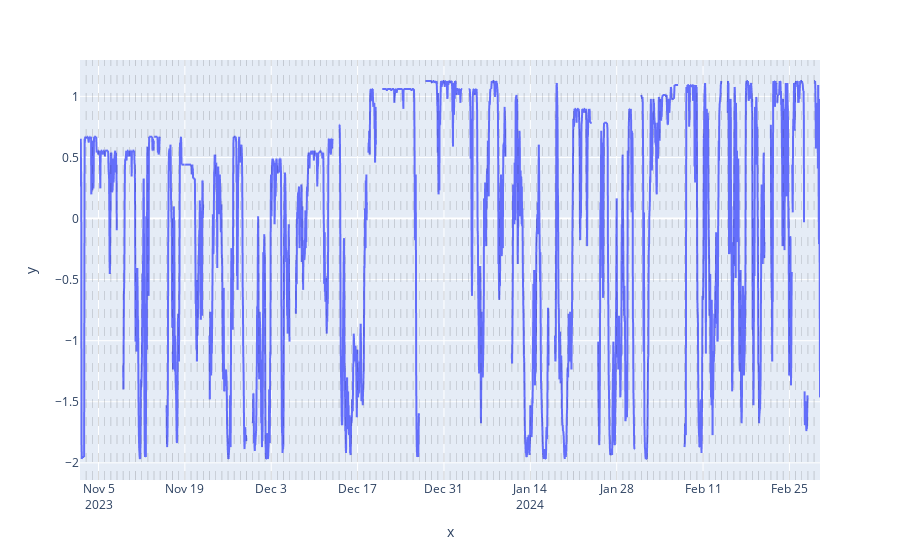

Notebook code cell kept with this figure:
### Code cell
# Instanciate the NormalScaler
norm_scaler = NormalScaler()

# Fit and normalize
gen_data_dt_norm = norm_scaler.fit_transform(gen_data_dt_peeled)

# Plot
plot_time_serie(gen_data_dt_norm,
                "",
                "value",
                dt_index = True)

### Figure 1 — Plotly figure (JSON) as saved in the notebook; plotly's stock layout.template omitted (floating-point values rounded to 4 significant figures; data arrays with more than 128 entries replaced by an {"elided": "..."} marker saying what was removed)
{"data": [{"hovertemplate": "x=%{x}<br>y=%{y}<extra></extra>", "legendgroup": "", "line": {"color": "#636efa", "dash": "solid"}, "marker": {"symbol": "circle"}, "mode": "lines", "name": "", "showlegend": false, "type": "scattergl", "x": {"elided": "2880 str values"}, "xaxis": "x", "y": {"elided": "2880 float values"}, "yaxis": "y"}], "layout": {"legend": {"tracegroupgap": 0}, "margin": {"t": 60}, "shapes": [{"line": {"color": "black", "dash": "dash", "width": 0.5}, "opacity": 0.3, "type": "line", "x0": "2023-11-03T00:00:00", "x1": "2023-11-03T00:00:00", "xref": "x", "y0": 0, "y1": 1, "yref": "y domain"}, {"line": {"color": "black", "dash": "dash", "width": 0.5}, "opacity": 0.3, "type": "line", "x0": "2023-11-04T00:00:00", "x1": "2023-11-04T00:00:00", "xref": "x", "y0": 0, "y1": 1, "yref": "y domain"}, {"line": {"color": "black", "dash": "dash", "width": 0.5}, "opacity": 0.3, "type": "line", "x0": "2023-11-05T00:00:00", "x1": "2023-11-05T00:00:00", "xref": "x", "y0": 0, "y1": 1, "yref": "y domain"}, {"line": {"color": "black", "dash": "dash", "width": 0.5}, "opacity": 0.3, "type": "line", "x0": "2023-11-06T00:00:00", "x1": "2023-11-06T00:00:00", "xref": "x", "y0": 0, "y1": 1, "yref": "y domain"}, {"line": {"color": "black", "dash": "dash", "width": 0.5}, "opacity": 0.3, "type": "line", "x0": "2023-11-07T00:00:00", "x1": "2023-11-07T00:00:00", "xref": "x", "y0": 0, "y1": 1, "yref": "y domain"}, {"line": {"color": "black", "dash": "dash", "width": 0.5}, "opacity": 0.3, "type": "line", "x0": "2023-11-08T00:00:00", "x1": "2023-11-08T00:00:00", "xref": "x", "y0": 0, "y1": 1, "yref": "y domain"}, {"line": {"color": "black", "dash": "dash", "width": 0.5}, "opacity": 0.3, "type": "line", "x0": "2023-11-09T00:00:00", "x1": "2023-11-09T00:00:00", "xref": "x", "y0": 0, "y1": 1, "yref": "y domain"}, {"line": {"color": "black", "dash": "dash", "width": 0.5}, "opacity": 0.3, "type": "line", "x0": "2023-11-10T00:00:00", "x1": "2023-11-10T00:00:00", "xref": "x", "y0": 0, "y1": 1, "yref": "y domain"}, {"line": {"color": "black", "dash": "dash", "width": 0.5}, "opacity": 0.3, "type": "line", "x0": "2023-11-11T00:00:00", "x1": "2023-11-11T00:00:00", "xref": "x", "y0": 0, "y1": 1, "yref": "y domain"}, {"line": {"color": "black", "dash": "dash", "width": 0.5}, "opacity": 0.3, "type": "line", "x0": "2023-11-12T00:00:00", "x1": "2023-11-12T00:00:00", "xref": "x", "y0": 0, "y1": 1, "yref": "y domain"}, {"line": {"color": "black", "dash": "dash", "width": 0.5}, "opacity": 0.3, "type": "line", "x0": "2023-11-13T00:00:00", "x1": "2023-11-13T00:00:00", "xref": "x", "y0": 0, "y1": 1, "yref": "y domain"}, {"line": {"color": "black", "dash": "dash", "width": 0.5}, "opacity": 0.3, "type": "line", "x0": "2023-11-14T00:00:00", "x1": "2023-11-14T00:00:00", "xref": "x", "y0": 0, "y1": 1, "yref": "y domain"}, {"line": {"color": "black", "dash": "dash", "width": 0.5}, "opacity": 0.3, "type": "line", "x0": "2023-11-15T00:00:00", "x1": "2023-11-15T00:00:00", "xref": "x", "y0": 0, "y1": 1, "yref": "y domain"}, {"line": {"color": "black", "dash": "dash", "width": 0.5}, "opacity": 0.3, "type": "line", "x0": "2023-11-16T00:00:00", "x1": "2023-11-16T00:00:00", "xref": "x", "y0": 0, "y1": 1, "yref": "y domain"}, {"line": {"color": "black", "dash": "dash", "width": 0.5}, "opacity": 0.3, "type": "line", "x0": "2023-11-17T00:00:00", "x1": "2023-11-17T00:00:00", "xref": "x", "y0": 0, "y1": 1, "yref": "y domain"}, {"line": {"color": "black", "dash": "dash", "width": 0.5}, "opacity": 0.3, "type": "line", "x0": "2023-11-18T00:00:00", "x1": "2023-11-18T00:00:00", "xref": "x", "y0": 0, "y1": 1, "yref": "y domain"}, {"line": {"color": "black", "dash": "dash", "width": 0.5}, "opacity": 0.3, "type": "line", "x0": "2023-11-19T00:00:00", "x1": "2023-11-19T00:00:00", "xref": "x", "y0": 0, "y1": 1, "yref": "y domain"}, {"line": {"color": "black", "dash": "dash", "width": 0.5}, "opacity": 0.3, "type": "line", "x0": "2023-11-20T00:00:00", "x1": "2023-11-20T00:00:00", "xref": "x", "y0": 0, "y1": 1, "yref": "y domain"}, {"line": {"color": "black", "dash": "dash", "width": 0.5}, "opacity": 0.3, "type": "line", "x0": "2023-11-21T00:00:00", "x1": "2023-11-21T00:00:00", "xref": "x", "y0": 0, "y1": 1, "yref": "y domain"}, {"line": {"color": "black", "dash": "dash", "width": 0.5}, "opacity": 0.3, "type": "line", "x0": "2023-11-22T00:00:00", "x1": "2023-11-22T00:00:00", "xref": "x", "y0": 0, "y1": 1, "yref": "y domain"}, {"line": {"color": "black", "dash": "dash", "width": 0.5}, "opacity": 0.3, "type": "line", "x0": "2023-11-23T00:00:00", "x1": "2023-11-23T00:00:00", "xref": "x", "y0": 0, "y1": 1, "yref": "y domain"}, {"line": {"color": "black", "dash": "dash", "width": 0.5}, "opacity": 0.3, "type": "line", "x0": "2023-11-24T00:00:00", "x1": "2023-11-24T00:00:00", "xref": "x", "y0": 0, "y1": 1, "yref": "y domain"}, {"line": {"color": "black", "dash": "dash", "width": 0.5}, "opacity": 0.3, "type": "line", "x0": "2023-11-25T00:00:00", "x1": "2023-11-25T00:00:00", "xref": "x", "y0": 0, "y1": 1, "yref": "y domain"}, {"line": {"color": "black", "dash": "dash", "width": 0.5}, "opacity": 0.3, "type": "line", "x0": "2023-11-26T00:00:00", "x1": "2023-11-26T00:00:00", "xref": "x", "y0": 0, "y1": 1, "yref": "y domain"}, {"line": {"color": "black", "dash": "dash", "width": 0.5}, "opacity": 0.3, "type": "line", "x0": "2023-11-27T00:00:00", "x1": "2023-11-27T00:00:00", "xref": "x", "y0": 0, "y1": 1, "yref": "y domain"}, {"line": {"color": "black", "dash": "dash", "width": 0.5}, "opacity": 0.3, "type": "line", "x0": "2023-11-28T00:00:00", "x1": "2023-11-28T00:00:00", "xref": "x", "y0": 0, "y1": 1, "yref": "y domain"}, {"line": {"color": "black", "dash": "dash", "width": 0.5}, "opacity": 0.3, "type": "line", "x0": "2023-11-29T00:00:00", "x1": "2023-11-29T00:00:00", "xref": "x", "y0": 0, "y1": 1, "yref": "y domain"}, {"line": {"color": "black", "dash": "dash", "width": 0.5}, "opacity": 0.3, "type": "line", "x0": "2023-11-30T00:00:00", "x1": "2023-11-30T00:00:00", "xref": "x", "y0": 0, "y1": 1, "yref": "y domain"}, {"line": {"color": "black", "dash": "dash", "width": 0.5}, "opacity": 0.3, "type": "line", "x0": "2023-12-01T00:00:00", "x1": "2023-12-01T00:00:00", "xref": "x", "y0": 0, "y1": 1, "yref": "y domain"}, {"line": {"color": "black", "dash": "dash", "width": 0.5}, "opacity": 0.3, "type": "line", "x0": "2023-12-02T00:00:00", "x1": "2023-12-02T00:00:00", "xref": "x", "y0": 0, "y1": 1, "yref": "y domain"}, {"line": {"color": "black", "dash": "dash", "width": 0.5}, "opacity": 0.3, "type": "line", "x0": "2023-12-03T00:00:00", "x1": "2023-12-03T00:00:00", "xref": "x", "y0": 0, "y1": 1, "yref": "y domain"}, {"line": {"color": "black", "dash": "dash", "width": 0.5}, "opacity": 0.3, "type": "line", "x0": "2023-12-04T00:00:00", "x1": "2023-12-04T00:00:00", "xref": "x", "y0": 0, "y1": 1, "yref": "y domain"}, {"line": {"color": "black", "dash": "dash", "width": 0.5}, "opacity": 0.3, "type": "line", "x0": "2023-12-05T00:00:00", "x1": "2023-12-05T00:00:00", "xref": "x", "y0": 0, "y1": 1, "yref": "y domain"}, {"line": {"color": "black", "dash": "dash", "width": 0.5}, "opacity": 0.3, "type": "line", "x0": "2023-12-06T00:00:00", "x1": "2023-12-06T00:00:00", "xref": "x", "y0": 0, "y1": 1, "yref": "y domain"}, {"line": {"color": "black", "dash": "dash", "width": 0.5}, "opacity": 0.3, "type": "line", "x0": "2023-12-07T00:00:00", "x1": "2023-12-07T00:00:00", "xref": "x", "y0": 0, "y1": 1, "yref": "y domain"}, {"line": {"color": "black", "dash": "dash", "width": 0.5}, "opacity": 0.3, "type": "line", "x0": "2023-12-08T00:00:00", "x1": "2023-12-08T00:00:00", "xref": "x", "y0": 0, "y1": 1, "yref": "y domain"}, {"line": {"color": "black", "dash": "dash", "width": 0.5}, "opacity": 0.3, "type": "line", "x0": "2023-12-09T00:00:00", "x1": "2023-12-09T00:00:00", "xref": "x", "y0": 0, "y1": 1, "yref": "y domain"}, {"line": {"color": "black", "dash": "dash", "width": 0.5}, "opacity": 0.3, "type": "line", "x0": "2023-12-10T00:00:00", "x1": "2023-12-10T00:00:00", "xref": "x", "y0": 0, "y1": 1, "yref": "y domain"}, {"line": {"color": "black", "dash": "dash", "width": 0.5}, "opacity": 0.3, "type": "line", "x0": "2023-12-11T00:00:00", "x1": "2023-12-11T00:00:00", "xref": "x", "y0": 0, "y1": 1, "yref": "y domain"}, {"line": {"color": "black", "dash": "dash", "width": 0.5}, "opacity": 0.3, "type": "line", "x0": "2023-12-12T00:00:00", "x1": "2023-12-12T00:00:00", "xref": "x", "y0": 0, "y1": 1, "yref": "y domain"}, {"line": {"color": "black", "dash": "dash", "width": 0.5}, "opacity": 0.3, "type": "line", "x0": "2023-12-13T00:00:00", "x1": "2023-12-13T00:00:00", "xref": "x", "y0": 0, "y1": 1, "yref": "y domain"}, {"line": {"color": "black", "dash": "dash", "width": 0.5}, "opacity": 0.3, "type": "line", "x0": "2023-12-14T00:00:00", "x1": "2023-12-14T00:00:00", "xref": "x", "y0": 0, "y1": 1, "yref": "y domain"}, {"line": {"color": "black", "dash": "dash", "width": 0.5}, "opacity": 0.3, "type": "line", "x0": "2023-12-15T00:00:00", "x1": "2023-12-15T00:00:00", "xref": "x", "y0": 0, "y1": 1, "yref": "y domain"}, {"line": {"color": "black", "dash": "dash", "width": 0.5}, "opacity": 0.3, "type": "line", "x0": "2023-12-16T00:00:00", "x1": "2023-12-16T00:00:00", "xref": "x", "y0": 0, "y1": 1, "yref": "y domain"}, {"line": {"color": "black", "dash": "dash", "width": 0.5}, "opacity": 0.3, "type": "line", "x0": "2023-12-17T00:00:00", "x1": "2023-12-17T00:00:00", "xref": "x", "y0": 0, "y1": 1, "yref": "y domain"}, {"line": {"color": "black", "dash": "dash", "width": 0.5}, "opacity": 0.3, "type": "line", "x0": "2023-12-18T00:00:00", "x1": "2023-12-18T00:00:00", "xref": "x", "y0": 0, "y1": 1, "yref": "y domain"}, {"line": {"color": "black", "dash": "dash", "width": 0.5}, "opacity": 0.3, "type": "line", "x0": "2023-12-19T00:00:00", "x1": "2023-12-19T00:00:00", "xref": "x", "y0": 0, "y1": 1, "yref": "y domain"}, {"line": {"color": "black", "dash": "dash", "width": 0.5}, "opacity": 0.3, "type": "line", "x0": "2023-12-20T00:00:00", "x1": "2023-12-20T00:00:00", "xref": "x", "y0": 0, "y1": 1, "yref": "y domain"}, {"line": {"color": "black", "dash": "dash", "width": 0.5}, "opacity": 0.3, "type": "line", "x0": "2023-12-21T00:00:00", "x1": "2023-12-21T00:00:00", "xref": "x", "y0": 0, "y1": 1, "yref": "y domain"}, {"line": {"color": "black", "dash": "dash", "width": 0.5}, "opacity": 0.3, "type": "line", "x0": "2023-12-22T00:00:00", "x1": "2023-12-22T00:00:00", "xref": "x", "y0": 0, "y1": 1, "yref": "y domain"}, {"line": {"color": "black", "dash": "dash", "width": 0.5}, "opacity": 0.3, "type": "line", "x0": "2023-12-23T00:00:00", "x1": "2023-12-23T00:00:00", "xref": "x", "y0": 0, "y1": 1, "yref": "y domain"}, {"line": {"color": "black", "dash": "dash", "width": 0.5}, "opacity": 0.3, "type": "line", "x0": "2023-12-24T00:00:00", "x1": "2023-12-24T00:00:00", "xref": "x", "y0": 0, "y1": 1, "yref": "y domain"}, {"line": {"color": "black", "dash": "dash", "width": 0.5}, "opacity": 0.3, "type": "line", "x0": "2023-12-25T00:00:00", "x1": "2023-12-25T00:00:00", "xref": "x", "y0": 0, "y1": 1, "yref": "y domain"}, {"line": {"color": "black", "dash": "dash", "width": 0.5}, "opacity": 0.3, "type": "line", "x0": "2023-12-26T00:00:00", "x1": "2023-12-26T00:00:00", "xref": "x", "y0": 0, "y1": 1, "yref": "y domain"}, {"line": {"color": "black", "dash": "dash", "width": 0.5}, "opacity": 0.3, "type": "line", "x0": "2023-12-27T00:00:00", "x1": "2023-12-27T00:00:00", "xref": "x", "y0": 0, "y1": 1, "yref": "y domain"}, {"line": {"color": "black", "dash": "dash", "width": 0.5}, "opacity": 0.3, "type": "line", "x0": "2023-12-28T00:00:00", "x1": "2023-12-28T00:00:00", "xref": "x", "y0": 0, "y1": 1, "yref": "y domain"}, {"line": {"color": "black", "dash": "dash", "width": 0.5}, "opacity": 0.3, "type": "line", "x0": "2023-12-29T00:00:00", "x1": "2023-12-29T00:00:00", "xref": "x", "y0": 0, "y1": 1, "yref": "y domain"}, {"line": {"color": "black", "dash": "dash", "width": 0.5}, "opacity": 0.3, "type": "line", "x0": "2023-12-30T00:00:00", "x1": "2023-12-30T00:00:00", "xref": "x", "y0": 0, "y1": 1, "yref": "y domain"}, {"line": {"color": "black", "dash": "dash", "width": 0.5}, "opacity": 0.3, "type": "line", "x0": "2023-12-31T00:00:00", "x1": "2023-12-31T00:00:00", "xref": "x", "y0": 0, "y1": 1, "yref": "y domain"}, {"line": {"color": "black", "dash": "dash", "width": 0.5}, "opacity": 0.3, "type": "line", "x0": "2024-01-01T00:00:00", "x1": "2024-01-01T00:00:00", "xref": "x", "y0": 0, "y1": 1, "yref": "y domain"}, {"line": {"color": "black", "dash": "dash", "width": 0.5}, "opacity": 0.3, "type": "line", "x0": "2024-01-02T00:00:00", "x1": "2024-01-02T00:00:00", "xref": "x", "y0": 0, "y1": 1, "yref": "y domain"}, {"line": {"color": "black", "dash": "dash", "width": 0.5}, "opacity": 0.3, "type": "line", "x0": "2024-01-03T00:00:00", "x1": "2024-01-03T00:00:00", "xref": "x", "y0": 0, "y1": 1, "yref": "y domain"}, {"line": {"color": "black", "dash": "dash", "width": 0.5}, "opacity": 0.3, "type": "line", "x0": "2024-01-04T00:00:00", "x1": "2024-01-04T00:00:00", "xref": "x", "y0": 0, "y1": 1, "yref": "y domain"}, {"line": {"color": "black", "dash": "dash", "width": 0.5}, "opacity": 0.3, "type": "line", "x0": "2024-01-05T00:00:00", "x1": "2024-01-05T00:00:00", "xref": "x", "y0": 0, "y1": 1, "yref": "y domain"}, {"line": {"color": "black", "dash": "dash", "width": 0.5}, "opacity": 0.3, "type": "line", "x0": "2024-01-06T00:00:00", "x1": "2024-01-06T00:00:00", "xref": "x", "y0": 0, "y1": 1, "yref": "y domain"}, {"line": {"color": "black", "dash": "dash", "width": 0.5}, "opacity": 0.3, "type": "line", "x0": "2024-01-07T00:00:00", "x1": "2024-01-07T00:00:00", "xref": "x", "y0": 0, "y1": 1, "yref": "y domain"}, {"line": {"color": "black", "dash": "dash", "width": 0.5}, "opacity": 0.3, "type": "line", "x0": "2024-01-08T00:00:00", "x1": "2024-01-08T00:00:00", "xref": "x", "y0": 0, "y1": 1, "yref": "y domain"}, {"line": {"color": "black", "dash": "dash", "width": 0.5}, "opacity": 0.3, "type": "line", "x0": "2024-01-09T00:00:00", "x1": "2024-01-09T00:00:00", "xref": "x", "y0": 0, "y1": 1, "yref": "y domain"}, {"line": {"color": "black", "dash": "dash", "width": 0.5}, "opacity": 0.3, "type": "line", "x0": "2024-01-10T00:00:00", "x1": "2024-01-10T00:00:00", "xref": "x", "y0": 0, "y1": 1, "yref": "y domain"}, {"line": {"color": "black", "dash": "dash", "width": 0.5}, "opacity": 0.3, "type": "line", "x0": "2024-01-11T00:00:00", "x1": "2024-01-11T00:00:00", "xref": "x", "y0": 0, "y1": 1, "yref": "y domain"}, {"line": {"color": "black", "dash": "dash", "width": 0.5}, "opacity": 0.3, "type": "line", "x0": "2024-01-12T00:00:00", "x1": "2024-01-12T00:00:00", "xref": "x", "y0": 0, "y1": 1, "yref": "y domain"}, {"line": {"color": "black", "dash": "dash", "width": 0.5}, "opacity": 0.3, "type": "line", "x0": "2024-01-13T00:00:00", "x1": "2024-01-13T00:00:00", "xref": "x", "y0": 0, "y1": 1, "yref": "y domain"}, {"line": {"color": "black", "dash": "dash", "width": 0.5}, "opacity": 0.3, "type": "line", "x0": "2024-01-14T00:00:00", "x1": "2024-01-14T00:00:00", "xref": "x", "y0": 0, "y1": 1, "yref": "y domain"}, {"line": {"color": "black", "dash": "dash", "width": 0.5}, "opacity": 0.3, "type": "line", "x0": "2024-01-15T00:00:00", "x1": "2024-01-15T00:00:00", "xref": "x", "y0": 0, "y1": 1, "yref": "y domain"}, {"line": {"color": "black", "dash": "dash", "width": 0.5}, "opacity": 0.3, "type": "line", "x0": "2024-01-16T00:00:00", "x1": "2024-01-16T00:00:00", "xref": "x", "y0": 0, "y1": 1, "yref": "y domain"}, {"line": {"color": "black", "dash": "dash", "width": 0.5}, "opacity": 0.3, "type": "line", "x0": "2024-01-17T00:00:00", "x1": "2024-01-17T00:00:00", "xref": "x", "y0": 0, "y1": 1, "yref": "y domain"}, {"line": {"color": "black", "dash": "dash", "width": 0.5}, "opacity": 0.3, "type": "line", "x0": "2024-01-18T00:00:00", "x1": "2024-01-18T00:00:00", "xref": "x", "y0": 0, "y1": 1, "yref": "y domain"}, {"line": {"color": "black", "dash": "dash", "width": 0.5}, "opacity": 0.3, "type": "line", "x0": "2024-01-19T00:00:00", "x1": "2024-01-19T00:00:00", "xref": "x", "y0": 0, "y1": 1, "yref": "y domain"}, {"line": {"color": "black", "dash": "dash", "width": 0.5}, "opacity": 0.3, "type": "line", "x0": "2024-01-20T00:00:00", "x1": "2024-01-20T00:00:00", "xref": "x", "y0": 0, "y1": 1, "yref": "y domain"}, {"line": {"color": "black", "dash": "dash", "width": 0.5}, "opacity": 0.3, "type": "line", "x0": "2024-01-21T00:00:00", "x1": "2024-01-21T00:00:00", "xref": "x", "y0": 0, "y1": 1, "yref": "y domain"}, {"line": {"color": "black", "dash": "dash", "width": 0.5}, "opacity": 0.3, "type": "line", "x0": "2024-01-22T00:00:00", "x1": "2024-01-22T00:00:00", "xref": "x", "y0": 0, "y1": 1, "yref": "y domain"}, {"line": {"color": "black", "dash": "dash", "width": 0.5}, "opacity": 0.3, "type": "line", "x0": "2024-01-23T00:00:00", "x1": "2024-01-23T00:00:00", "xref": "x", "y0": 0, "y1": 1, "yref": "y domain"}, {"line": {"color": "black", "dash": "dash", "width": 0.5}, "opacity": 0.3, "type": "line", "x0": "2024-01-24T00:00:00", "x1": "2024-01-24T00:00:00", "xref": "x", "y0": 0, "y1": 1, "yref": "y domain"}, {"line": {"color": "black", "dash": "dash", "width": 0.5}, "opacity": 0.3, "type": "line", "x0": "2024-01-25T00:00:00", "x1": "2024-01-25T00:00:00", "xref": "x", "y0": 0, "y1": 1, "yref": "y domain"}, {"line": {"color": "black", "dash": "dash", "width": 0.5}, "opacity": 0.3, "type": "line", "x0": "2024-01-26T00:00:00", "x1": "2024-01-26T00:00:00", "xref": "x", "y0": 0, "y1": 1, "yref": "y domain"}, {"line": {"color": "black", "dash": "dash", "width": 0.5}, "opacity": 0.3, "type": "line", "x0": "2024-01-27T00:00:00", "x1": "2024-01-27T00:00:00", "xref": "x", "y0": 0, "y1": 1, "yref": "y domain"}, {"line": {"color": "black", "dash": "dash", "width": 0.5}, "opacity": 0.3, "type": "line", "x0": "2024-01-28T00:00:00", "x1": "2024-01-28T00:00:00", "xref": "x", "y0": 0, "y1": 1, "yref": "y domain"}, {"line": {"color": "black", "dash": "dash", "width": 0.5}, "opacity": 0.3, "type": "line", "x0": "2024-01-29T00:00:00", "x1": "2024-01-29T00:00:00", "xref": "x", "y0": 0, "y1": 1, "yref": "y domain"}, {"line": {"color": "black", "dash": "dash", "width": 0.5}, "opacity": 0.3, "type": "line", "x0": "2024-01-30T00:00:00", "x1": "2024-01-30T00:00:00", "xref": "x", "y0": 0, "y1": 1, "yref": "y domain"}, {"line": {"color": "black", "dash": "dash", "width": 0.5}, "opacity": 0.3, "type": "line", "x0": "2024-01-31T00:00:00", "x1": "2024-01-31T00:00:00", "xref": "x", "y0": 0, "y1": 1, "yref": "y domain"}, {"line": {"color": "black", "dash": "dash", "width": 0.5}, "opacity": 0.3, "type": "line", "x0": "2024-02-01T00:00:00", "x1": "2024-02-01T00:00:00", "xref": "x", "y0": 0, "y1": 1, "yref": "y domain"}, {"line": {"color": "black", "dash": "dash", "width": 0.5}, "opacity": 0.3, "type": "line", "x0": "2024-02-02T00:00:00", "x1": "2024-02-02T00:00:00", "xref": "x", "y0": 0, "y1": 1, "yref": "y domain"}, {"line": {"color": "black", "dash": "dash", "width": 0.5}, "opacity": 0.3, "type": "line", "x0": "2024-02-03T00:00:00", "x1": "2024-02-03T00:00:00", "xref": "x", "y0": 0, "y1": 1, "yref": "y domain"}, {"line": {"color": "black", "dash": "dash", "width": 0.5}, "opacity": 0.3, "type": "line", "x0": "2024-02-04T00:00:00", "x1": "2024-02-04T00:00:00", "xref": "x", "y0": 0, "y1": 1, "yref": "y domain"}, {"line": {"color": "black", "dash": "dash", "width": 0.5}, "opacity": 0.3, "type": "line", "x0": "2024-02-05T00:00:00", "x1": "2024-02-05T00:00:00", "xref": "x", "y0": 0, "y1": 1, "yref": "y domain"}, {"line": {"color": "black", "dash": "dash", "width": 0.5}, "opacity": 0.3, "type": "line", "x0": "2024-02-06T00:00:00", "x1": "2024-02-06T00:00:00", "xref": "x", "y0": 0, "y1": 1, "yref": "y domain"}, {"line": {"color": "black", "dash": "dash", "width": 0.5}, "opacity": 0.3, "type": "line", "x0": "2024-02-07T00:00:00", "x1": "2024-02-07T00:00:00", "xref": "x", "y0": 0, "y1": 1, "yref": "y domain"}, {"line": {"color": "black", "dash": "dash", "width": 0.5}, "opacity": 0.3, "type": "line", "x0": "2024-02-08T00:00:00", "x1": "2024-02-08T00:00:00", "xref": "x", "y0": 0, "y1": 1, "yref": "y domain"}, {"line": {"color": "black", "dash": "dash", "width": 0.5}, "opacity": 0.3, "type": "line", "x0": "2024-02-09T00:00:00", "x1": "2024-02-09T00:00:00", "xref": "x", "y0": 0, "y1": 1, "yref": "y domain"}, {"line": {"color": "black", "dash": "dash", "width": 0.5}, "opacity": 0.3, "type": "line", "x0": "2024-02-10T00:00:00", "x1": "2024-02-10T00:00:00", "xref": "x", "y0": 0, "y1": 1, "yref": "y domain"}, {"line": {"color": "black", "dash": "dash", "width": 0.5}, "opacity": 0.3, "type": "line", "x0": "2024-02-11T00:00:00", "x1": "2024-02-11T00:00:00", "xref": "x", "y0": 0, "y1": 1, "yref": "y domain"}, {"line": {"color": "black", "dash": "dash", "width": 0.5}, "opacity": 0.3, "type": "line", "x0": "2024-02-12T00:00:00", "x1": "2024-02-12T00:00:00", "xref": "x", "y0": 0, "y1": 1, "yref": "y domain"}, {"line": {"color": "black", "dash": "dash", "width": 0.5}, "opacity": 0.3, "type": "line", "x0": "2024-02-13T00:00:00", "x1": "2024-02-13T00:00:00", "xref": "x", "y0": 0, "y1": 1, "yref": "y domain"}, {"line": {"color": "black", "dash": "dash", "width": 0.5}, "opacity": 0.3, "type": "line", "x0": "2024-02-14T00:00:00", "x1": "2024-02-14T00:00:00", "xref": "x", "y0": 0, "y1": 1, "yref": "y domain"}, {"line": {"color": "black", "dash": "dash", "width": 0.5}, "opacity": 0.3, "type": "line", "x0": "2024-02-15T00:00:00", "x1": "2024-02-15T00:00:00", "xref": "x", "y0": 0, "y1": 1, "yref": "y domain"}, {"line": {"color": "black", "dash": "dash", "width": 0.5}, "opacity": 0.3, "type": "line", "x0": "2024-02-16T00:00:00", "x1": "2024-02-16T00:00:00", "xref": "x", "y0": 0, "y1": 1, "yref": "y domain"}, {"line": {"color": "black", "dash": "dash", "width": 0.5}, "opacity": 0.3, "type": "line", "x0": "2024-02-17T00:00:00", "x1": "2024-02-17T00:00:00", "xref": "x", "y0": 0, "y1": 1, "yref": "y domain"}, {"line": {"color": "black", "dash": "dash", "width": 0.5}, "opacity": 0.3, "type": "line", "x0": "2024-02-18T00:00:00", "x1": "2024-02-18T00:00:00", "xref": "x", "y0": 0, "y1": 1, "yref": "y domain"}, {"line": {"color": "black", "dash": "dash", "width": 0.5}, "opacity": 0.3, "type": "line", "x0": "2024-02-19T00:00:00", "x1": "2024-02-19T00:00:00", "xref": "x", "y0": 0, "y1": 1, "yref": "y domain"}, {"line": {"color": "black", "dash": "dash", "width": 0.5}, "opacity": 0.3, "type": "line", "x0": "2024-02-20T00:00:00", "x1": "2024-02-20T00:00:00", "xref": "x", "y0": 0, "y1": 1, "yref": "y domain"}, {"line": {"color": "black", "dash": "dash", "width": 0.5}, "opacity": 0.3, "type": "line", "x0": "2024-02-21T00:00:00", "x1": "2024-02-21T00:00:00", "xref": "x", "y0": 0, "y1": 1, "yref": "y domain"}, {"line": {"color": "black", "dash": "dash", "width": 0.5}, "opacity": 0.3, "type": "line", "x0": "2024-02-22T00:00:00", "x1": "2024-02-22T00:00:00", "xref": "x", "y0": 0, "y1": 1, "yref": "y domain"}, {"line": {"color": "black", "dash": "dash", "width": 0.5}, "opacity": 0.3, "type": "line", "x0": "2024-02-23T00:00:00", "x1": "2024-02-23T00:00:00", "xref": "x", "y0": 0, "y1": 1, "yref": "y domain"}, {"line": {"color": "black", "dash": "dash", "width": 0.5}, "opacity": 0.3, "type": "line", "x0": "2024-02-24T00:00:00", "x1": "2024-02-24T00:00:00", "xref": "x", "y0": 0, "y1": 1, "yref": "y domain"}, {"line": {"color": "black", "dash": "dash", "width": 0.5}, "opacity": 0.3, "type": "line", "x0": "2024-02-25T00:00:00", "x1": "2024-02-25T00:00:00", "xref": "x", "y0": 0, "y1": 1, "yref": "y domain"}, {"line": {"color": "black", "dash": "dash", "width": 0.5}, "opacity": 0.3, "type": "line", "x0": "2024-02-26T00:00:00", "x1": "2024-02-26T00:00:00", "xref": "x", "y0": 0, "y1": 1, "yref": "y domain"}, {"line": {"color": "black", "dash": "dash", "width": 0.5}, "opacity": 0.3, "type": "line", "x0": "2024-02-27T00:00:00", "x1": "2024-02-27T00:00:00", "xref": "x", "y0": 0, "y1": 1, "yref": "y domain"}, {"line": {"color": "black", "dash": "dash", "width": 0.5}, "opacity": 0.3, "type": "line", "x0": "2024-02-28T00:00:00", "x1": "2024-02-28T00:00:00", "xref": "x", "y0": 0, "y1": 1, "yref": "y domain"}, {"line": {"color": "black", "dash": "dash", "width": 0.5}, "opacity": 0.3, "type": "line", "x0": "2024-02-29T00:00:00", "x1": "2024-02-29T00:00:00", "xref": "x", "y0": 0, "y1": 1, "yref": "y domain"}], "xaxis": {"anchor": "y", "domain": [0, 1], "title": {"text": "x"}}, "yaxis": {"anchor": "x", "domain": [0, 1], "title": {"text": "y"}}}}
